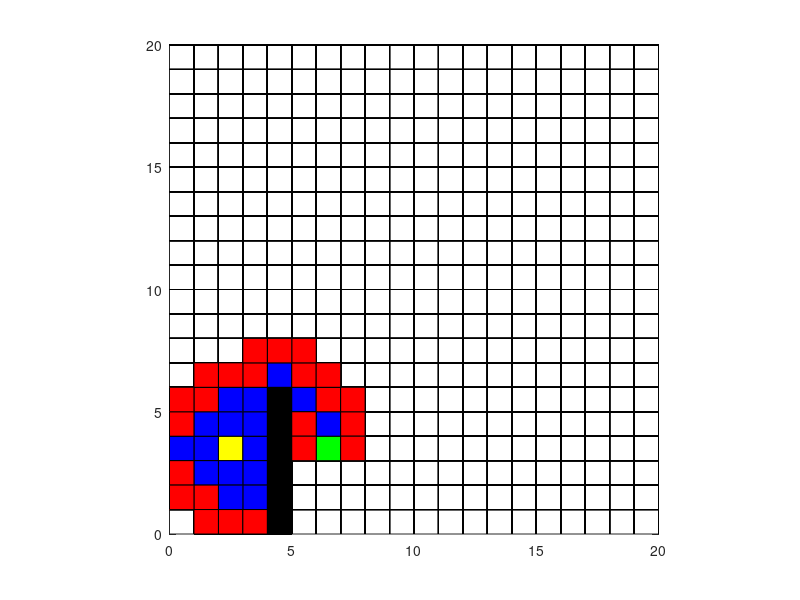
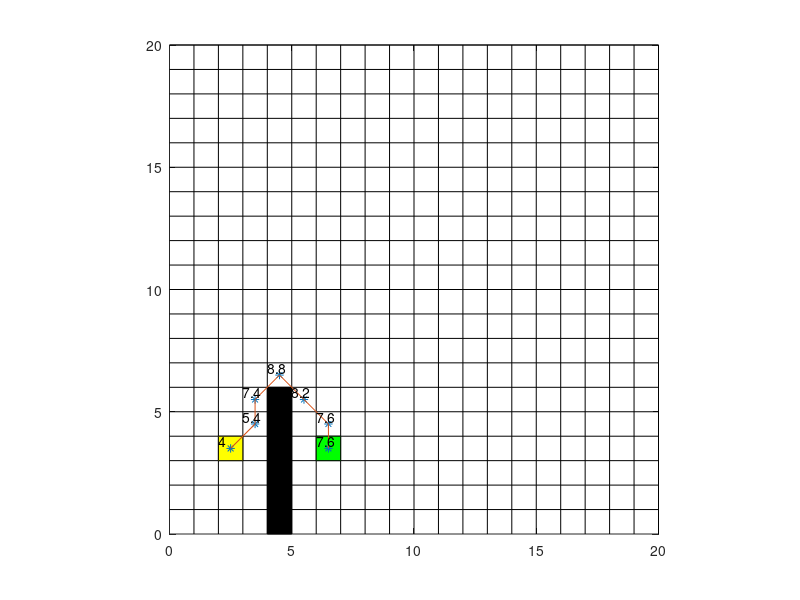

The MATLAB source for these figures, in order:
function Astar()
%% 输入参数
X_Length = 20;
Y_Length = 20;

Start_Node = [3,4];
Target_Node = [7,4];
Obs_Node_List = [[5,1];[5,2];[5,3];[5,4];[5,5];[5,6]];

%% Astar算法
AstarSearch(Start_Node,Target_Node,Obs_Node_List,X_Length,Y_Length);

end

%% Astar搜索过程
function AstarSearch(Start_Node,Target_Node,Obs_Node_List,X_Length,Y_Length)
%% 初始化变量
Node = struct('PositionX',0,'PositionY',0,'Cost_F',0,'Cost_G',0,'Cost_H',0,'Father',[0,0]);
OpenList = repmat(Node,X_Length*Y_Length,1);
OpenList_Num = 0;
CloseList = repmat(Node,X_Length*Y_Length,1);
CloseList_Num = 0;
Start_Node_PositionX = Start_Node(1);
Start_Node_PositionY = Start_Node(2);
Target_Node_PositionX = Target_Node(1);
Target_Node_PositionY = Target_Node(2);

%% 将初始节点加入CloseList
Node_Father.PositionX = Start_Node_PositionX;
Node_Father.PositionY = Start_Node_PositionY;
Node_Father.Cost_G = 0;
Node_Father.Cost_H = abs(Start_Node_PositionX - Target_Node_PositionX) + abs(Start_Node_PositionY - Target_Node_PositionY);
Node_Father.Cost_F = Node_Father.Cost_G + Node_Father.Cost_H;
Node_Father.Father = [0,0];

CloseList_Num = CloseList_Num + 1;
CloseList(CloseList_Num) = Node_Father;

%% 打印地图网格和起始、终止、障碍物点
PlotGridArea(X_Length,Y_Length,Start_Node,Target_Node,Obs_Node_List,OpenList,OpenList_Num,CloseList,CloseList_Num)

%% 循环查找路径
while 1
    Node_Child_List = repmat(Node,8,1);
    Node_Child_List(1).PositionX = Node_Father.PositionX + 1;Node_Child_List(1).PositionY = Node_Father.PositionY;
    Node_Child_List(2).PositionX = Node_Father.PositionX + 1;Node_Child_List(2).PositionY = Node_Father.PositionY + 1;
    Node_Child_List(3).PositionX = Node_Father.PositionX;Node_Child_List(3).PositionY = Node_Father.PositionY + 1;
    Node_Child_List(4).PositionX = Node_Father.PositionX - 1;Node_Child_List(4).PositionY = Node_Father.PositionY + 1;
    Node_Child_List(5).PositionX = Node_Father.PositionX - 1;Node_Child_List(5).PositionY = Node_Father.PositionY;
    Node_Child_List(6).PositionX = Node_Father.PositionX - 1;Node_Child_List(6).PositionY = Node_Father.PositionY - 1;
    Node_Child_List(7).PositionX = Node_Father.PositionX;Node_Child_List(7).PositionY = Node_Father.PositionY - 1;
    Node_Child_List(8).PositionX = Node_Father.PositionX + 1;Node_Child_List(8).PositionY = Node_Father.PositionY - 1;
    %计算子节点中的属性
    for i = 1:8
        PositionX = Node_Child_List(i).PositionX;
        PositionY = Node_Child_List(i).PositionY;
        %判断是否超地图范围，如果是则不考虑
        if PositionX <= 0 || PositionX > X_Length || PositionY <= 0 || PositionY > Y_Length
            continue;
        end
        %判断是否障碍物节点，如果是则不考虑
        IsObsNodeFlag = false;
        for j = 1:size(Obs_Node_List,1)
            Obs_Node_PositionX = Obs_Node_List(j,1);
            Obs_Node_PositionY = Obs_Node_List(j,2);
            if PositionX == Obs_Node_PositionX && PositionY == Obs_Node_PositionY
                IsObsNodeFlag = true;
                break;
            end
        end
        if IsObsNodeFlag
            continue;
        end
        %判断是否在CloseList中，如果是则不考虑
        IsInCloseListFlag = false;
        for j = 1:CloseList_Num
            if PositionX == CloseList(j).PositionX && PositionY == CloseList(j).PositionY
                IsInCloseListFlag = true;
                break;
            end
        end
        if IsInCloseListFlag
            continue;
        end
        %计算代价函数
        if abs(PositionX - Node_Father.PositionX) + abs(PositionY - Node_Father.PositionY) == 2
            Cost_G = 1.4 + Node_Father.Cost_G;
        else
            Cost_G = 1 + Node_Father.Cost_G;
        end
        Cost_H = abs(PositionX - Target_Node_PositionX) + abs(PositionY - Target_Node_PositionY);
        Cost_F = Cost_G + Cost_H;
        %判断节点是否在OpenList，是则考虑更新，不是则加入
        IsInOpenListFlag = false;
        Index_InOpenList = 0;
        for j = 1:OpenList_Num
            if PositionX == OpenList(j).PositionX && PositionY == OpenList(j).PositionY
                IsInOpenListFlag = true;
                Index_InOpenList = j;
                break;
            end
        end
        if IsInOpenListFlag %如果节点已经在Openlist，则需要判断新的路径的代价函数是不是更高
            if Cost_F < OpenList(Index_InOpenList).Cost_F
                OpenList(Index_InOpenList).Cost_F = Cost_F;
                OpenList(Index_InOpenList).Cost_G = Cost_G;
                OpenList(Index_InOpenList).Father = [Node_Father.PositionX,Node_Father.PositionY];
            end
        else %直接加入OpenList
            OpenList_Num = OpenList_Num + 1;
            OpenList(OpenList_Num).PositionX = PositionX;
            OpenList(OpenList_Num).PositionY = PositionY;
            OpenList(OpenList_Num).Cost_G = Cost_G;
            OpenList(OpenList_Num).Cost_H = Cost_H;
            OpenList(OpenList_Num).Cost_F = Cost_F;
            OpenList(OpenList_Num).Father = [Node_Father.PositionX,Node_Father.PositionY];
        end
        
    end
    %画出OpenList和CloseList
    PlotGridArea(X_Length,Y_Length,Start_Node,Target_Node,Obs_Node_List,OpenList,OpenList_Num,CloseList,CloseList_Num);
    %判断OpenList是否已经出现了目标节点
    ExistTargetNodeFlag = false;
    for i = 1:OpenList_Num
        if OpenList(i).PositionX == Target_Node_PositionX && OpenList(i).PositionY == Target_Node_PositionY
            ExistTargetNodeFlag = true;
            CloseList_Num = CloseList_Num + 1;%将目标节点放入CloseList以便后面处理
            Target_Node_Cost_F = OpenList(i).Cost_F;
            CloseList(CloseList_Num) = OpenList(i);
        end        
    end
    if ExistTargetNodeFlag %OpenList中如果出现目标点则代表搜索完成找到路径
        break;
    end
    %判断OpenList是否为空
    IsOpenListEmpty = false;
    if OpenList_Num == 0
        IsOpenListEmpty = true;
    end
    if IsOpenListEmpty %OpenList为空则代表没找到路径
        break;
    end
    %挑出代价函数最小的子节点
    Index_Min_Cost = 1;
    Temp_Cost_F = OpenList(1).Cost_F;
    for i = 1:OpenList_Num
        if OpenList(i).Cost_F < Temp_Cost_F
            Temp_Cost_F = OpenList(i).Cost_F;
            Index_Min_Cost = i;
        end        
    end
    %加入CloseList并从OpenList中删除
    CloseList_Num = CloseList_Num + 1;
    CloseList(CloseList_Num) = OpenList(Index_Min_Cost);
    for i = Index_Min_Cost:OpenList_Num
        OpenList(i) = OpenList(i+1);    
    end
    OpenList_Num = OpenList_Num - 1;
    %将该节点作为父节点继续进行搜索
    Node_Father = CloseList(CloseList_Num);    
        
end

%% 循环完成后处理结果
if ExistTargetNodeFlag %OpenList中如果出现目标点则代表搜索完成找到路径,根据CloseList中的数据画出图像
    PositionX = Target_Node_PositionX;
    PositionY = Target_Node_PositionY;
    Path_List = [Target_Node_PositionX,Target_Node_PositionY,Target_Node_Cost_F];
    while 1        
        for i = 1:CloseList_Num % 寻找当前节点的父节点
            if PositionX == CloseList(i).PositionX && PositionY == CloseList(i).PositionY
                PositionX = CloseList(i).Father(1);
                PositionY = CloseList(i).Father(2);        
                break;
            end
        end
        for i = 1:CloseList_Num % 寻找父节点的Cost_F
            if PositionX == CloseList(i).PositionX && PositionY == CloseList(i).PositionY
                Cost_F = CloseList(i).Cost_F;
                Path_List = [[PositionX,PositionY,Cost_F];Path_List];  
                break;
            end
        end        
        if PositionX == Start_Node_PositionX && PositionY == Start_Node_PositionY
            break;
        end
    end
    PlotPath(X_Length,Y_Length,Start_Node,Target_Node,Obs_Node_List,Path_List)
elseif IsOpenListEmpty %OpenList为空则代表没找到路径
    msgbox('未搜索到路径！');
end
    
end

%% 画出每次搜索后的OpenList和CloseList
function PlotGridArea(X_Length,Y_Length,Start_Node,Target_Node,Obs_Node_List,OpenList,OpenList_Num,CloseList,CloseList_Num)
figure(1);
% 画网格线
for x = 1:X_Length
    plot([x,x],[0,Y_Length],'black');
    hold on;
end
for y = 1:Y_Length
    plot([0,X_Length],[y,y],'black');
    hold on;
end
%坐标轴调整
axis equal;
axis([0,X_Length,0,Y_Length]);

%Start_Node
Start_Node_X = Start_Node(1);
Start_Node_Y = Start_Node(2);
fill([Start_Node_X,Start_Node_X,Start_Node_X-1,Start_Node_X-1,Start_Node_X],[Start_Node_Y,Start_Node_Y-1,Start_Node_Y-1,Start_Node_Y,Start_Node_Y],'yellow');
%Target_Node
Target_Node_X = Target_Node(1);
Target_Node_Y = Target_Node(2);
fill([Target_Node_X,Target_Node_X,Target_Node_X-1,Target_Node_X-1,Target_Node_X],[Target_Node_Y,Target_Node_Y-1,Target_Node_Y-1,Target_Node_Y,Target_Node_Y],'green');
%Obs_Node
for i = 1:length(Obs_Node_List)
    Obs_Node_X = Obs_Node_List(i,1);
    Obs_Node_Y = Obs_Node_List(i,2);
    fill([Obs_Node_X,Obs_Node_X,Obs_Node_X-1,Obs_Node_X-1,Obs_Node_X],[Obs_Node_Y,Obs_Node_Y-1,Obs_Node_Y-1,Obs_Node_Y,Obs_Node_Y],'black');    
end
%CloseList
for i = 1:CloseList_Num
    Close_Node = CloseList(i);
    if Close_Node.PositionX == Start_Node(1) && Close_Node.PositionY == Start_Node(2)%如果是Start_Node就不当作CloseNode画
        continue;
    elseif Close_Node.PositionX == Target_Node(1) && Close_Node.PositionY == Target_Node(2)%如果是Target_Node就不当作CloseNode画
        continue;
    end
    Close_Node_X = Close_Node.PositionX;
    Close_Node_Y = Close_Node.PositionY;
    fill([Close_Node_X,Close_Node_X,Close_Node_X-1,Close_Node_X-1,Close_Node_X],[Close_Node_Y,Close_Node_Y-1,Close_Node_Y-1,Close_Node_Y,Close_Node_Y],'blue'); 
end
%OpenList
for i = 1:OpenList_Num
    Open_Node = OpenList(i);
    if Open_Node.PositionX == Start_Node(1) && Open_Node.PositionY == Start_Node(2)%如果是Start_Node就不当作OpenNode画
        continue;
    elseif Open_Node.PositionX == Target_Node(1) && Open_Node.PositionY == Target_Node(2)%如果是Target_Node就不当作OpenNode画
        continue;
    end
    Open_Node_X = Open_Node.PositionX;
    Open_Node_Y = Open_Node.PositionY;
    fill([Open_Node_X,Open_Node_X,Open_Node_X-1,Open_Node_X-1,Open_Node_X],[Open_Node_Y,Open_Node_Y-1,Open_Node_Y-1,Open_Node_Y,Open_Node_Y],'red'); 
end

end

%% 搜索出路径后，通过画图画出来
function PlotPath(X_Length,Y_Length,Start_Node,Target_Node,Obs_Node_List,Path_List)
figure(2);
% 画网格线
for x = 1:X_Length
    plot([x,x],[0,Y_Length],'black');
    hold on;
end
for y = 1:Y_Length
    plot([0,X_Length],[y,y],'black');
    hold on;
end
%坐标轴调整
axis equal;
axis([0,X_Length,0,Y_Length]);

%Start_Node
Start_Node_X = Start_Node(1);
Start_Node_Y = Start_Node(2);
fill([Start_Node_X,Start_Node_X,Start_Node_X-1,Start_Node_X-1,Start_Node_X],[Start_Node_Y,Start_Node_Y-1,Start_Node_Y-1,Start_Node_Y,Start_Node_Y],'yellow');
%Target_Node
Target_Node_X = Target_Node(1);
Target_Node_Y = Target_Node(2);
fill([Target_Node_X,Target_Node_X,Target_Node_X-1,Target_Node_X-1,Target_Node_X],[Target_Node_Y,Target_Node_Y-1,Target_Node_Y-1,Target_Node_Y,Target_Node_Y],'green');
%Obs_Node
for i = 1:length(Obs_Node_List)
    Obs_Node_X = Obs_Node_List(i,1);
    Obs_Node_Y = Obs_Node_List(i,2);
    fill([Obs_Node_X,Obs_Node_X,Obs_Node_X-1,Obs_Node_X-1,Obs_Node_X],[Obs_Node_Y,Obs_Node_Y-1,Obs_Node_Y-1,Obs_Node_Y,Obs_Node_Y],'black');    
end
%Path_List
plot(Path_List(:,1)-0.5,Path_List(:,2)-0.5,'*');
plot(Path_List(:,1)-0.5,Path_List(:,2)-0.5,'-');
%Cost_F
for i = 1:size(Path_List,1)
    PositionX = Path_List(i,1);
    PositionY = Path_List(i,2);
    Cost_F = Path_List(i,3);
    text(PositionX - 1,PositionY - 0.2,num2str(Cost_F));
end
end

